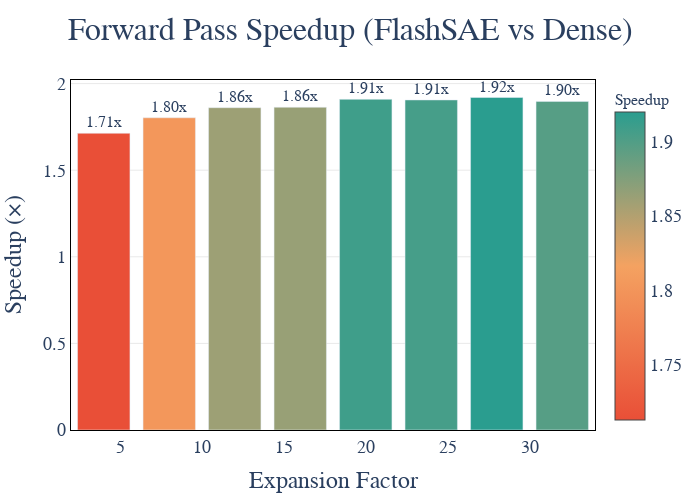

This figure's notebook cell:
### Code cell
# 计算并绘制Speedup图
speedup = [base / sparse for base, sparse in zip(fwd_time_base, fwd_time_sparse)]

fig_speedup = go.Figure()

fig_speedup.add_trace(go.Bar(
    x=expansion_factors,
    y=speedup,
    marker=dict(
        color=speedup,
        colorscale=[[0, '#E94F37'], [0.5, '#F4A261'], [1, '#2A9D8F']],
        showscale=True,
        colorbar=dict(
            title=dict(text='Speedup', font=dict(size=16, family='Times New Roman')),
            tickfont=dict(size=18, family='Times New Roman'),
        ),
    ),
    text=[f'{s:.2f}x' for s in speedup],
    textposition='outside',
    textfont=dict(size=16, family='Times New Roman'),
))

fig_speedup.update_layout(
    title=dict(
        text=f'Forward Pass Speedup (FlashSAE vs Dense)',
        font=dict(size=32, family='Times New Roman'),
        x=0.5,
    ),
    xaxis=dict(
        title=dict(text='Expansion Factor', font=dict(size=24, family='Times New Roman')),
        tickfont=dict(size=18, family='Times New Roman'),
        showline=True,
        linewidth=1,
        linecolor='black',
        mirror=True,
    ),
    yaxis=dict(
        title=dict(text='Speedup (×)', font=dict(size=24, family='Times New Roman')),
        tickfont=dict(size=18, family='Times New Roman'),
        gridcolor='lightgray',
        gridwidth=0.5,
        showline=True,
        linewidth=1,
        linecolor='black',
        mirror=True,
        rangemode='tozero',
    ),
    plot_bgcolor='white',
    paper_bgcolor='white',
    width=700,
    height=500,
    margin=dict(l=60, r=40, t=80, b=60),
    showlegend=False,
)

fig_speedup.show()

fig_speedup.write_image(
    "/Users/jxwang/Programs/sii-courses/ai-system-25/course_project/result/overall_speed_up/forward_pass_speedup_comparison.pdf", 
    format="pdf",
)

### Figure 1 — Plotly figure (JSON) as saved in the notebook; plotly's stock layout.template omitted (floating-point values rounded to 4 significant figures)
{"data": [{"marker": {"color": [1.713, 1.803, 1.861, 1.863, 1.909, 1.906, 1.92, 1.897], "colorbar": {"tickfont": {"family": "Times New Roman", "size": 18}, "title": {"font": {"family": "Times New Roman", "size": 16}, "text": "Speedup"}}, "colorscale": [[0, "#E94F37"], [0.5, "#F4A261"], [1, "#2A9D8F"]], "showscale": true}, "text": ["1.71x", "1.80x", "1.86x", "1.86x", "1.91x", "1.91x", "1.92x", "1.90x"], "textfont": {"family": "Times New Roman", "size": 16}, "textposition": "outside", "type": "bar", "x": [4, 8, 12, 16, 20, 24, 28, 32], "y": [1.713, 1.803, 1.861, 1.863, 1.909, 1.906, 1.92, 1.897]}], "layout": {"height": 500, "margin": {"b": 60, "l": 60, "r": 40, "t": 80}, "paper_bgcolor": "white", "plot_bgcolor": "white", "showlegend": false, "title": {"font": {"family": "Times New Roman", "size": 32}, "text": "Forward Pass Speedup (FlashSAE vs Dense)", "x": 0.5}, "width": 700, "xaxis": {"linecolor": "black", "linewidth": 1, "mirror": true, "showline": true, "tickfont": {"family": "Times New Roman", "size": 18}, "title": {"font": {"family": "Times New Roman", "size": 24}, "text": "Expansion Factor"}}, "yaxis": {"gridcolor": "lightgray", "gridwidth": 0.5, "linecolor": "black", "linewidth": 1, "mirror": true, "rangemode": "tozero", "showline": true, "tickfont": {"family": "Times New Roman", "size": 18}, "title": {"font": {"family": "Times New Roman", "size": 24}, "text": "Speedup (×)"}}}}
